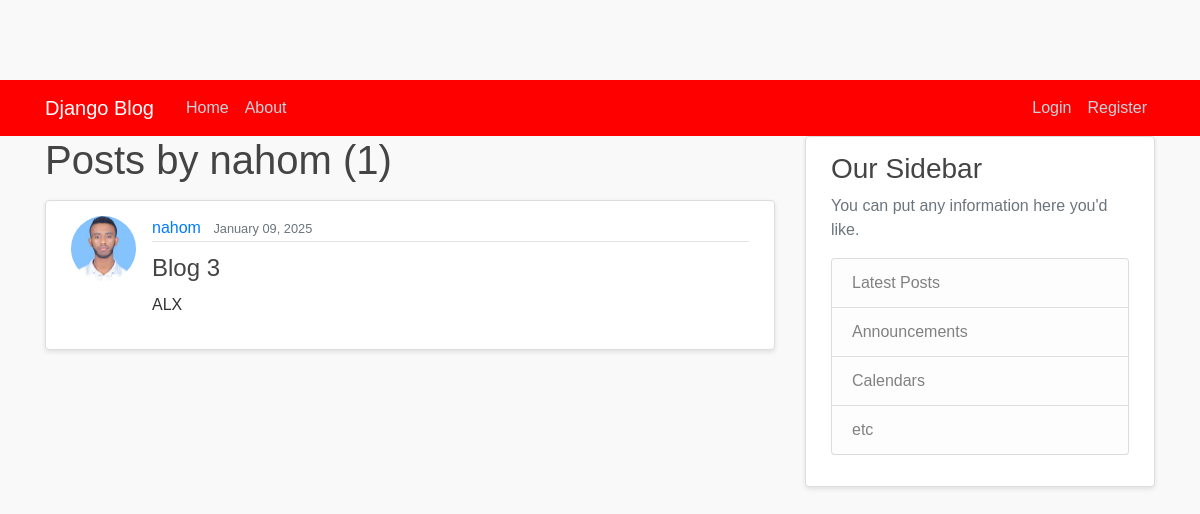
/user/nahom, run on an earlier commit of the app's database.
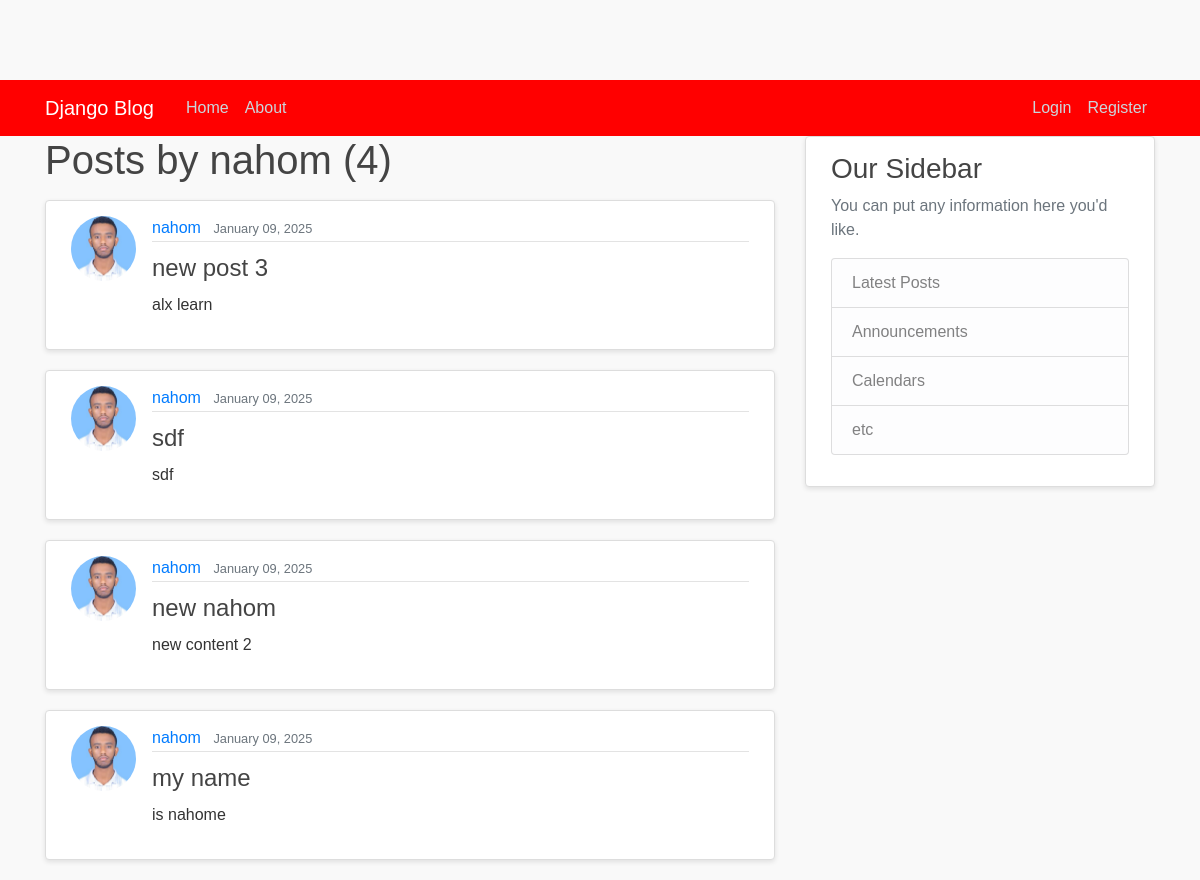
And on a later commit of the database.
### blog/models.py (models this page shows, shortened)
class Post(models.Model):
    title = models.CharField(max_length=100)
    content = models.TextField()
    date_posted = models.DateTimeField(default=timezone.now)
    author = models.ForeignKey(User, on_delete=models.CASCADE)

### users/models.py (models this page shows, shortened)
class Profile(models.Model):
    user = models.OneToOneField(User, on_delete=models.CASCADE)
    image = models.ImageField(default='default.jpg', upload_to='profile_pics')

### blog/views.py (the view)
# urls.py: path('user/<str:username>', UserPostListView.as_view(), name='user-posts'),
class UserPostListView(ListView):
    model = Post
    template_name = 'blog/user_posts.html'  # <app>/<model>_<viewtype>.html
    context_object_name = 'posts'
    paginate_by = 5
    def get_queryset(self):
        user = get_object_or_404(User, username=self.kwargs.get('username'))
        return Post.objects.filter(author=user).order_by('-date_posted')

### blog/templates/blog/user_posts.html (shortened to what this page needs)
{% extends "blog/base.html" %}
{% block content %}
    <h1 class="mb-3">Posts by {{ view.kwargs.username }} ({{ page_obj.paginator.count }})</h1>
    {% for post in posts %}
        <article class="media content-section">
          <img class="rounded-circle article-img" src="{{ post.author.profile.image.url }}">
          <div class="media-body">
            <div class="article-metadata">
              <a class="mr-2" href="{% url 'user-posts' post.author.username %}">{{ post.author }}</a>
              <small class="text-muted">{{ post.date_posted|date:"F d, Y" }}</small>
            </div>
            <h2><a class="article-title" href="{% url 'post-detail' post.id %}">{{ post.title }}</a></h2>
            <p class="article-content">{{ post.content }}</p>
          </div>
        </article>
    {% endfor %}
{% endblock content %}

What changed in the data, as far as the page shows it:
removed Post: author.profile.image (picture), author "nahom", date_posted "January 09, 2025", title "Blog 3", content "ALX"
added Post: author.profile.image (picture), author "nahom", date_posted "January 09, 2025", title "new post 3", content "alx learn"
added Post: author.profile.image (picture), author "nahom", date_posted "January 09, 2025", title "sdf", content "sdf"
added Post: author.profile.image (picture), author "nahom", date_posted "January 09, 2025", title "new nahom", content "new content 2"
added Post: author.profile.image (picture), author "nahom", date_posted "January 09, 2025", title "my name", content "is nahome"
Also different on the page:
{{ page_obj.paginator.count }}: "1" → "4"
